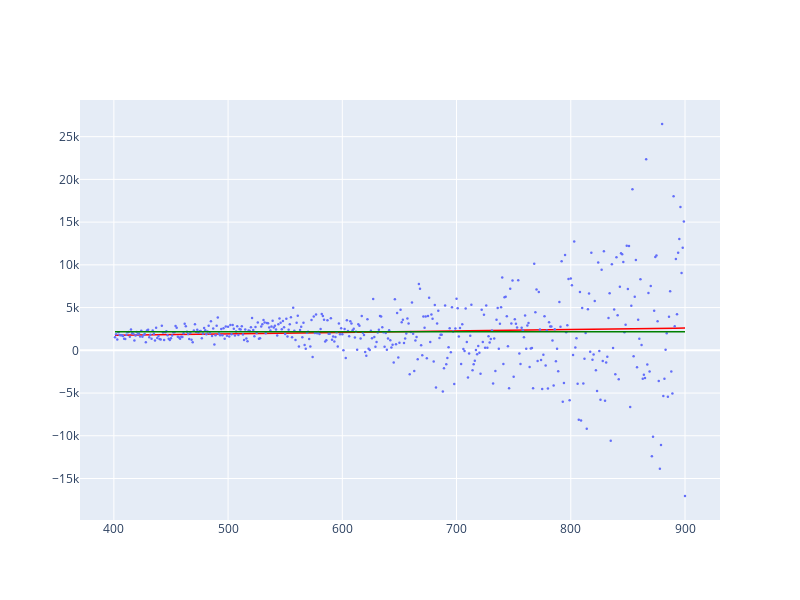

Write notebook code for a chart like this one.
### Markdown cell above
We add to the plot made before the nonparametric model.

### Code cell
X_spline = get_spline(x,d=0,q=0)

f_hat = sm.OLS(y, X_spline).fit()

fig0 = px.line(x=x, y = theta0 + theta1*x)
fig0.update_traces(line_color="red", line_width=1.5)

fig1 = px.scatter(x=x, y=y)
fig1.update_traces(marker=dict(size=2.5))

fig2 = px.line(x=x, y = (X_spline @ f_hat.params))
fig2.update_traces(line_color="green", line_width=1.5)


fig = go.Figure(data = 
                fig0.data + 
                fig1.data + 
                fig2.data, 
                layout=dict(width=800, height=600)
               )

fig.show()

### Figure 1 — Plotly figure (JSON) as saved in the notebook; plotly's stock layout.template omitted (floating-point values rounded to 4 significant figures; data arrays with more than 128 entries replaced by an {"elided": "..."} marker saying what was removed)
{"data": [{"hovertemplate": "x=%{x}<br>y=%{y}<extra></extra>", "legendgroup": "", "line": {"color": "red", "dash": "solid", "width": 1.5}, "marker": {"symbol": "circle"}, "mode": "lines", "name": "", "orientation": "v", "showlegend": false, "type": "scatter", "x": {"elided": "500 int values"}, "xaxis": "x", "y": {"elided": "500 float values"}, "yaxis": "y"}, {"hovertemplate": "x=%{x}<br>y=%{y}<extra></extra>", "legendgroup": "", "marker": {"color": "#636efa", "size": 2.5, "symbol": "circle"}, "mode": "markers", "name": "", "orientation": "v", "showlegend": false, "type": "scatter", "x": {"elided": "500 int values"}, "xaxis": "x", "y": {"elided": "500 float values"}, "yaxis": "y"}, {"hovertemplate": "x=%{x}<br>y=%{y}<extra></extra>", "legendgroup": "", "line": {"color": "green", "dash": "solid", "width": 1.5}, "marker": {"symbol": "circle"}, "mode": "lines", "name": "", "orientation": "v", "showlegend": false, "type": "scatter", "x": {"elided": "500 int values"}, "xaxis": "x", "y": {"elided": "500 float values"}, "yaxis": "y"}], "layout": {"height": 600, "width": 800, "xaxis": {"autorange": true, "range": [370.4, 930.6], "type": "linear"}, "yaxis": {"autorange": true, "range": [-19850.0, 29290.0], "type": "linear"}}}
